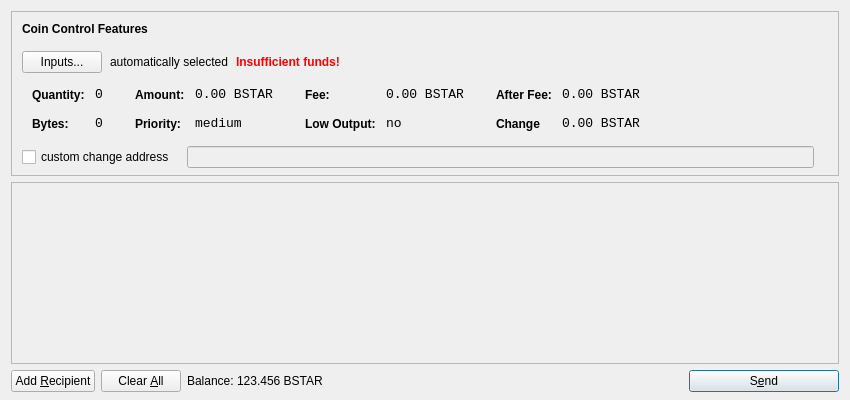
<?xml version="1.0" encoding="UTF-8"?>
<ui version="4.0">
 <class>SendCoinsDialog</class>
 <widget class="QDialog" name="SendCoinsDialog">
  <property name="geometry">
   <rect>
    <x>0</x>
    <y>0</y>
    <width>850</width>
    <height>400</height>
   </rect>
  </property>
  <property name="windowTitle">
   <string>Send Coins</string>
  </property>
  <layout class="QVBoxLayout" name="verticalLayout" stretch="0,1,0">
   <property name="bottomMargin">
    <number>8</number>
   </property>
   <item>
    <widget class="QFrame" name="frameCoinControl">
     <property name="sizePolicy">
      <sizepolicy hsizetype="Expanding" vsizetype="Expanding">
       <horstretch>0</horstretch>
       <verstretch>0</verstretch>
      </sizepolicy>
     </property>
     <property name="maximumSize">
      <size>
       <width>16777215</width>
       <height>16777215</height>
      </size>
     </property>
     <property name="frameShape">
      <enum>QFrame::StyledPanel</enum>
     </property>
     <property name="frameShadow">
      <enum>QFrame::Sunken</enum>
     </property>
     <layout class="QVBoxLayout" name="verticalLayoutCoinControl2">
      <property name="spacing">
       <number>-1</number>
      </property>
      <property name="leftMargin">
       <number>0</number>
      </property>
      <property name="topMargin">
       <number>0</number>
      </property>
      <property name="rightMargin">
       <number>0</number>
      </property>
      <property name="bottomMargin">
       <number>6</number>
      </property>
      <item>
       <layout class="QVBoxLayout" name="verticalLayoutCoinControl" stretch="0,0,0,0,1">
        <property name="spacing">
         <number>0</number>
        </property>
        <property name="leftMargin">
         <number>10</number>
        </property>
        <property name="topMargin">
         <number>10</number>
        </property>
        <item>
         <layout class="QHBoxLayout" name="horizontalLayoutCoinControl1">
          <property name="bottomMargin">
           <number>15</number>
          </property>
          <item>
           <widget class="QLabel" name="labelCoinControlFeatures">
            <property name="sizePolicy">
             <sizepolicy hsizetype="Preferred" vsizetype="Maximum">
              <horstretch>0</horstretch>
              <verstretch>0</verstretch>
             </sizepolicy>
            </property>
            <property name="font">
             <font>
              <weight>75</weight>
              <bold>true</bold>
             </font>
            </property>
            <property name="styleSheet">
             <string notr="true">font-weight:bold;</string>
            </property>
            <property name="text">
             <string>Coin Control Features</string>
            </property>
           </widget>
          </item>
         </layout>
        </item>
        <item>
         <layout class="QHBoxLayout" name="horizontalLayoutCoinControl2" stretch="0,0,0,0">
          <property name="spacing">
           <number>8</number>
          </property>
          <property name="bottomMargin">
           <number>10</number>
          </property>
          <item>
           <widget class="QPushButton" name="pushButtonCoinControl">
            <property name="styleSheet">
             <string notr="true"/>
            </property>
            <property name="text">
             <string>Inputs...</string>
            </property>
           </widget>
          </item>
          <item>
           <widget class="QLabel" name="labelCoinControlAutomaticallySelected">
            <property name="text">
             <string>automatically selected</string>
            </property>
            <property name="margin">
             <number>5</number>
            </property>
           </widget>
          </item>
          <item>
           <widget class="QLabel" name="labelCoinControlInsuffFunds">
            <property name="font">
             <font>
              <weight>75</weight>
              <bold>true</bold>
             </font>
            </property>
            <property name="styleSheet">
             <string notr="true">color:red;font-weight:bold;</string>
            </property>
            <property name="text">
             <string>Insufficient funds!</string>
            </property>
            <property name="margin">
             <number>5</number>
            </property>
           </widget>
          </item>
          <item>
           <spacer name="horizontalSpacerCoinControl">
            <property name="orientation">
             <enum>Qt::Horizontal</enum>
            </property>
            <property name="sizeHint" stdset="0">
             <size>
              <width>40</width>
              <height>1</height>
             </size>
            </property>
           </spacer>
          </item>
         </layout>
        </item>
        <item>
         <widget class="QWidget" name="widgetCoinControl" native="true">
          <property name="sizePolicy">
           <sizepolicy hsizetype="Preferred" vsizetype="Preferred">
            <horstretch>0</horstretch>
            <verstretch>0</verstretch>
           </sizepolicy>
          </property>
          <property name="minimumSize">
           <size>
            <width>0</width>
            <height>0</height>
           </size>
          </property>
          <property name="styleSheet">
           <string notr="true"/>
          </property>
          <layout class="QHBoxLayout" name="horizontalLayoutCoinControl5">
           <property name="margin">
            <number>0</number>
           </property>
           <item>
            <layout class="QHBoxLayout" name="horizontalLayoutCoinControl3" stretch="0,0,0,1">
             <property name="spacing">
              <number>20</number>
             </property>
             <property name="topMargin">
              <number>0</number>
             </property>
             <property name="bottomMargin">
              <number>10</number>
             </property>
             <item>
              <layout class="QFormLayout" name="formLayoutCoinControl1">
               <property name="horizontalSpacing">
                <number>10</number>
               </property>
               <property name="verticalSpacing">
                <number>14</number>
               </property>
               <property name="leftMargin">
                <number>10</number>
               </property>
               <property name="topMargin">
                <number>4</number>
               </property>
               <property name="rightMargin">
                <number>6</number>
               </property>
               <item row="0" column="0">
                <widget class="QLabel" name="labelCoinControlQuantityText">
                 <property name="styleSheet">
                  <string notr="true">font-weight:bold;</string>
                 </property>
                 <property name="text">
                  <string>Quantity:</string>
                 </property>
                 <property name="margin">
                  <number>0</number>
                 </property>
                </widget>
               </item>
               <item row="0" column="1">
                <widget class="QLabel" name="labelCoinControlQuantity">
                 <property name="font">
                  <font>
                   <family>Monospace</family>
                   <pointsize>10</pointsize>
                  </font>
                 </property>
                 <property name="cursor">
                  <cursorShape>IBeamCursor</cursorShape>
                 </property>
                 <property name="contextMenuPolicy">
                  <enum>Qt::ActionsContextMenu</enum>
                 </property>
                 <property name="text">
                  <string>0</string>
                 </property>
                 <property name="margin">
                  <number>0</number>
                 </property>
                 <property name="textInteractionFlags">
                  <set>Qt::LinksAccessibleByMouse|Qt::TextSelectableByKeyboard|Qt::TextSelectableByMouse</set>
                 </property>
                </widget>
               </item>
               <item row="1" column="0">
                <widget class="QLabel" name="labelCoinControlBytesText">
                 <property name="styleSheet">
                  <string notr="true">font-weight:bold;</string>
                 </property>
                 <property name="text">
                  <string>Bytes:</string>
                 </property>
                </widget>
               </item>
               <item row="1" column="1">
                <widget class="QLabel" name="labelCoinControlBytes">
                 <property name="font">
                  <font>
                   <family>Monospace</family>
                   <pointsize>10</pointsize>
                  </font>
                 </property>
                 <property name="cursor">
                  <cursorShape>IBeamCursor</cursorShape>
                 </property>
                 <property name="contextMenuPolicy">
                  <enum>Qt::ActionsContextMenu</enum>
                 </property>
                 <property name="text">
                  <string>0</string>
                 </property>
                 <property name="textInteractionFlags">
                  <set>Qt::LinksAccessibleByMouse|Qt::TextSelectableByKeyboard|Qt::TextSelectableByMouse</set>
                 </property>
                </widget>
               </item>
              </layout>
             </item>
             <item>
              <layout class="QFormLayout" name="formLayoutCoinControl2">
               <property name="horizontalSpacing">
                <number>10</number>
               </property>
               <property name="verticalSpacing">
                <number>14</number>
               </property>
               <property name="leftMargin">
                <number>6</number>
               </property>
               <property name="topMargin">
                <number>4</number>
               </property>
               <property name="rightMargin">
                <number>6</number>
               </property>
               <item row="0" column="0">
                <widget class="QLabel" name="labelCoinControlAmountText">
                 <property name="styleSheet">
                  <string notr="true">font-weight:bold;</string>
                 </property>
                 <property name="text">
                  <string>Amount:</string>
                 </property>
                 <property name="margin">
                  <number>0</number>
                 </property>
                </widget>
               </item>
               <item row="0" column="1">
                <widget class="QLabel" name="labelCoinControlAmount">
                 <property name="font">
                  <font>
                   <family>Monospace</family>
                   <pointsize>10</pointsize>
                  </font>
                 </property>
                 <property name="cursor">
                  <cursorShape>IBeamCursor</cursorShape>
                 </property>
                 <property name="contextMenuPolicy">
                  <enum>Qt::ActionsContextMenu</enum>
                 </property>
                 <property name="text">
                  <string notr="true">0.00 BSTAR</string>
                 </property>
                 <property name="textInteractionFlags">
                  <set>Qt::LinksAccessibleByMouse|Qt::TextSelectableByKeyboard|Qt::TextSelectableByMouse</set>
                 </property>
                </widget>
               </item>
               <item row="1" column="0">
                <widget class="QLabel" name="labelCoinControlPriorityText">
                 <property name="styleSheet">
                  <string notr="true">font-weight:bold;</string>
                 </property>
                 <property name="text">
                  <string>Priority:</string>
                 </property>
                </widget>
               </item>
               <item row="1" column="1">
                <widget class="QLabel" name="labelCoinControlPriority">
                 <property name="font">
                  <font>
                   <family>Monospace</family>
                   <pointsize>10</pointsize>
                  </font>
                 </property>
                 <property name="cursor">
                  <cursorShape>IBeamCursor</cursorShape>
                 </property>
                 <property name="contextMenuPolicy">
                  <enum>Qt::ActionsContextMenu</enum>
                 </property>
                 <property name="text">
                  <string>medium</string>
                 </property>
                 <property name="textInteractionFlags">
                  <set>Qt::LinksAccessibleByMouse|Qt::TextSelectableByKeyboard|Qt::TextSelectableByMouse</set>
                 </property>
                </widget>
               </item>
              </layout>
             </item>
             <item>
              <layout class="QFormLayout" name="formLayoutCoinControl3">
               <property name="horizontalSpacing">
                <number>10</number>
               </property>
               <property name="verticalSpacing">
                <number>14</number>
               </property>
               <property name="leftMargin">
                <number>6</number>
               </property>
               <property name="topMargin">
                <number>4</number>
               </property>
               <property name="rightMargin">
                <number>6</number>
               </property>
               <item row="0" column="0">
                <widget class="QLabel" name="labelCoinControlFeeText">
                 <property name="styleSheet">
                  <string notr="true">font-weight:bold;</string>
                 </property>
                 <property name="text">
                  <string>Fee:</string>
                 </property>
                 <property name="margin">
                  <number>0</number>
                 </property>
                </widget>
               </item>
               <item row="0" column="1">
                <widget class="QLabel" name="labelCoinControlFee">
                 <property name="font">
                  <font>
                   <family>Monospace</family>
                   <pointsize>10</pointsize>
                  </font>
                 </property>
                 <property name="cursor">
                  <cursorShape>IBeamCursor</cursorShape>
                 </property>
                 <property name="contextMenuPolicy">
                  <enum>Qt::ActionsContextMenu</enum>
                 </property>
                 <property name="text">
                  <string notr="true">0.00 BSTAR</string>
                 </property>
                 <property name="textInteractionFlags">
                  <set>Qt::LinksAccessibleByMouse|Qt::TextSelectableByKeyboard|Qt::TextSelectableByMouse</set>
                 </property>
                </widget>
               </item>
               <item row="1" column="0">
                <widget class="QLabel" name="labelCoinControlLowOutputText">
                 <property name="styleSheet">
                  <string notr="true">font-weight:bold;</string>
                 </property>
                 <property name="text">
                  <string>Low Output:</string>
                 </property>
                </widget>
               </item>
               <item row="1" column="1">
                <widget class="QLabel" name="labelCoinControlLowOutput">
                 <property name="font">
                  <font>
                   <family>Monospace</family>
                   <pointsize>10</pointsize>
                  </font>
                 </property>
                 <property name="cursor">
                  <cursorShape>IBeamCursor</cursorShape>
                 </property>
                 <property name="contextMenuPolicy">
                  <enum>Qt::ActionsContextMenu</enum>
                 </property>
                 <property name="text">
                  <string>no</string>
                 </property>
                 <property name="textInteractionFlags">
                  <set>Qt::LinksAccessibleByMouse|Qt::TextSelectableByKeyboard|Qt::TextSelectableByMouse</set>
                 </property>
                </widget>
               </item>
              </layout>
             </item>
             <item>
              <layout class="QFormLayout" name="formLayoutCoinControl4">
               <property name="horizontalSpacing">
                <number>10</number>
               </property>
               <property name="verticalSpacing">
                <number>14</number>
               </property>
               <property name="leftMargin">
                <number>6</number>
               </property>
               <property name="topMargin">
                <number>4</number>
               </property>
               <property name="rightMargin">
                <number>6</number>
               </property>
               <item row="0" column="0">
                <widget class="QLabel" name="labelCoinControlAfterFeeText">
                 <property name="styleSheet">
                  <string notr="true">font-weight:bold;</string>
                 </property>
                 <property name="text">
                  <string>After Fee:</string>
                 </property>
                 <property name="margin">
                  <number>0</number>
                 </property>
                </widget>
               </item>
               <item row="0" column="1">
                <widget class="QLabel" name="labelCoinControlAfterFee">
                 <property name="font">
                  <font>
                   <family>Monospace</family>
                   <pointsize>10</pointsize>
                  </font>
                 </property>
                 <property name="cursor">
                  <cursorShape>IBeamCursor</cursorShape>
                 </property>
                 <property name="contextMenuPolicy">
                  <enum>Qt::ActionsContextMenu</enum>
                 </property>
                 <property name="text">
                  <string notr="true">0.00 BSTAR</string>
                 </property>
                 <property name="textInteractionFlags">
                  <set>Qt::LinksAccessibleByMouse|Qt::TextSelectableByKeyboard|Qt::TextSelectableByMouse</set>
                 </property>
                </widget>
               </item>
               <item row="1" column="0">
                <widget class="QLabel" name="labelCoinControlChangeText">
                 <property name="styleSheet">
                  <string notr="true">font-weight:bold;</string>
                 </property>
                 <property name="text">
                  <string>Change</string>
                 </property>
                </widget>
               </item>
               <item row="1" column="1">
                <widget class="QLabel" name="labelCoinControlChange">
                 <property name="font">
                  <font>
                   <family>Monospace</family>
                   <pointsize>10</pointsize>
                  </font>
                 </property>
                 <property name="cursor">
                  <cursorShape>IBeamCursor</cursorShape>
                 </property>
                 <property name="contextMenuPolicy">
                  <enum>Qt::ActionsContextMenu</enum>
                 </property>
                 <property name="text">
                  <string notr="true">0.00 BSTAR</string>
                 </property>
                 <property name="textInteractionFlags">
                  <set>Qt::LinksAccessibleByMouse|Qt::TextSelectableByKeyboard|Qt::TextSelectableByMouse</set>
                 </property>
                </widget>
               </item>
              </layout>
             </item>
            </layout>
           </item>
          </layout>
         </widget>
        </item>
        <item>
         <layout class="QHBoxLayout" name="horizontalLayoutCoinControl4" stretch="0,0,0">
          <property name="spacing">
           <number>12</number>
          </property>
          <property name="sizeConstraint">
           <enum>QLayout::SetDefaultConstraint</enum>
          </property>
          <property name="topMargin">
           <number>5</number>
          </property>
          <property name="rightMargin">
           <number>5</number>
          </property>
          <item>
           <widget class="QCheckBox" name="checkBoxCoinControlChange">
            <property name="text">
             <string>custom change address</string>
            </property>
           </widget>
          </item>
          <item>
           <widget class="QLineEdit" name="lineEditCoinControlChange">
            <property name="enabled">
             <bool>false</bool>
            </property>
            <property name="sizePolicy">
             <sizepolicy hsizetype="Expanding" vsizetype="Fixed">
              <horstretch>0</horstretch>
              <verstretch>0</verstretch>
             </sizepolicy>
            </property>
           </widget>
          </item>
          <item>
           <widget class="QLabel" name="labelCoinControlChangeLabel">
            <property name="sizePolicy">
             <sizepolicy hsizetype="Preferred" vsizetype="Expanding">
              <horstretch>0</horstretch>
              <verstretch>0</verstretch>
             </sizepolicy>
            </property>
            <property name="minimumSize">
             <size>
              <width>0</width>
              <height>0</height>
             </size>
            </property>
            <property name="text">
             <string/>
            </property>
            <property name="margin">
             <number>3</number>
            </property>
           </widget>
          </item>
         </layout>
        </item>
        <item>
         <spacer name="verticalSpacerCoinControl">
          <property name="orientation">
           <enum>Qt::Vertical</enum>
          </property>
          <property name="sizeHint" stdset="0">
           <size>
            <width>800</width>
            <height>1</height>
           </size>
          </property>
         </spacer>
        </item>
       </layout>
      </item>
     </layout>
    </widget>
   </item>
   <item>
    <widget class="QScrollArea" name="scrollArea">
     <property name="widgetResizable">
      <bool>true</bool>
     </property>
     <widget class="QWidget" name="scrollAreaWidgetContents">
      <property name="geometry">
       <rect>
        <x>0</x>
        <y>0</y>
        <width>830</width>
        <height>165</height>
       </rect>
      </property>
      <layout class="QVBoxLayout" name="verticalLayout_2">
       <property name="margin">
        <number>0</number>
       </property>
       <item>
        <layout class="QVBoxLayout" name="entries">
         <property name="spacing">
          <number>6</number>
         </property>
        </layout>
       </item>
       <item>
        <spacer name="verticalSpacer">
         <property name="orientation">
          <enum>Qt::Vertical</enum>
         </property>
         <property name="sizeHint" stdset="0">
          <size>
           <width>20</width>
           <height>40</height>
          </size>
         </property>
        </spacer>
       </item>
      </layout>
     </widget>
    </widget>
   </item>
   <item>
    <layout class="QHBoxLayout" name="horizontalLayout">
     <item>
      <widget class="QPushButton" name="addButton">
       <property name="toolTip">
        <string>Send to multiple recipients at once</string>
       </property>
       <property name="text">
        <string>Add &amp;Recipient</string>
       </property>
       <property name="autoDefault">
        <bool>false</bool>
       </property>
      </widget>
     </item>
     <item>
      <widget class="QPushButton" name="clearButton">
       <property name="sizePolicy">
        <sizepolicy hsizetype="Minimum" vsizetype="Fixed">
         <horstretch>0</horstretch>
         <verstretch>0</verstretch>
        </sizepolicy>
       </property>
       <property name="toolTip">
        <string>Remove all transaction fields</string>
       </property>
       <property name="text">
        <string>Clear &amp;All</string>
       </property>
       <property name="autoRepeatDelay">
        <number>300</number>
       </property>
       <property name="autoDefault">
        <bool>false</bool>
       </property>
      </widget>
     </item>
     <item>
      <layout class="QHBoxLayout" name="horizontalLayout_2">
       <property name="spacing">
        <number>3</number>
       </property>
       <item>
        <widget class="QLabel" name="label">
         <property name="sizePolicy">
          <sizepolicy hsizetype="Preferred" vsizetype="Fixed">
           <horstretch>0</horstretch>
           <verstretch>0</verstretch>
          </sizepolicy>
         </property>
         <property name="text">
          <string>Balance:</string>
         </property>
        </widget>
       </item>
       <item>
        <widget class="QLabel" name="labelBalance">
         <property name="sizePolicy">
          <sizepolicy hsizetype="Preferred" vsizetype="Fixed">
           <horstretch>0</horstretch>
           <verstretch>0</verstretch>
          </sizepolicy>
         </property>
         <property name="cursor">
          <cursorShape>IBeamCursor</cursorShape>
         </property>
         <property name="text">
          <string notr="true">123.456 BSTAR</string>
         </property>
         <property name="textInteractionFlags">
          <set>Qt::LinksAccessibleByMouse|Qt::TextSelectableByKeyboard|Qt::TextSelectableByMouse</set>
         </property>
        </widget>
       </item>
      </layout>
     </item>
     <item>
      <spacer name="horizontalSpacer">
       <property name="orientation">
        <enum>Qt::Horizontal</enum>
       </property>
       <property name="sizeHint" stdset="0">
        <size>
         <width>40</width>
         <height>20</height>
        </size>
       </property>
      </spacer>
     </item>
     <item>
      <widget class="QPushButton" name="sendButton">
       <property name="minimumSize">
        <size>
         <width>150</width>
         <height>0</height>
        </size>
       </property>
       <property name="toolTip">
        <string>Confirm the send action</string>
       </property>
       <property name="text">
        <string>S&amp;end</string>
       </property>
       <property name="icon">
        <iconset resource="../bitcoin.qrc">
         <normaloff>:/icons/send</normaloff>:/icons/send</iconset>
       </property>
       <property name="default">
        <bool>true</bool>
       </property>
      </widget>
     </item>
    </layout>
   </item>
  </layout>
 </widget>
 <resources>
  <include location="../bitcoin.qrc"/>
 </resources>
 <connections/>
</ui>
